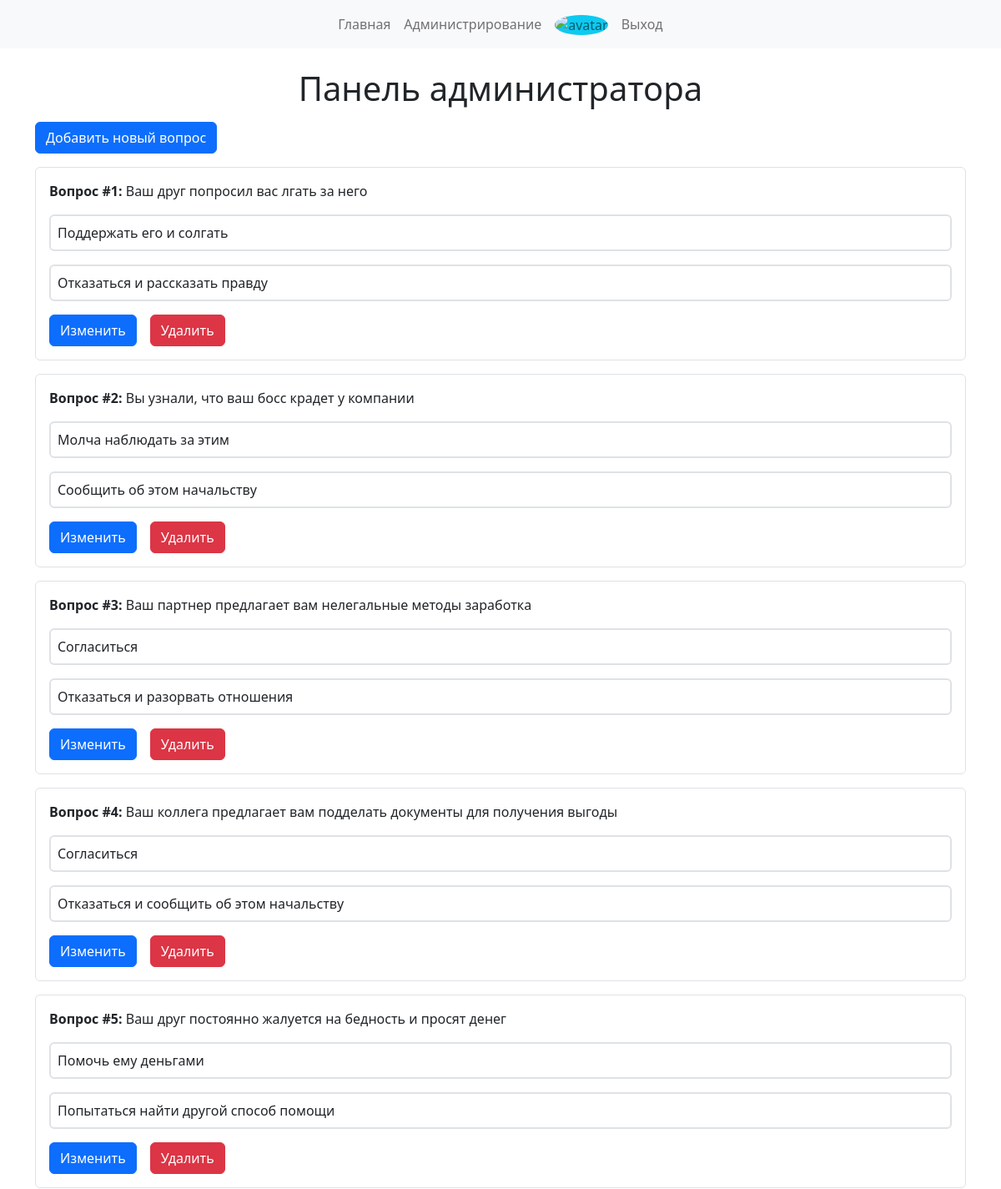
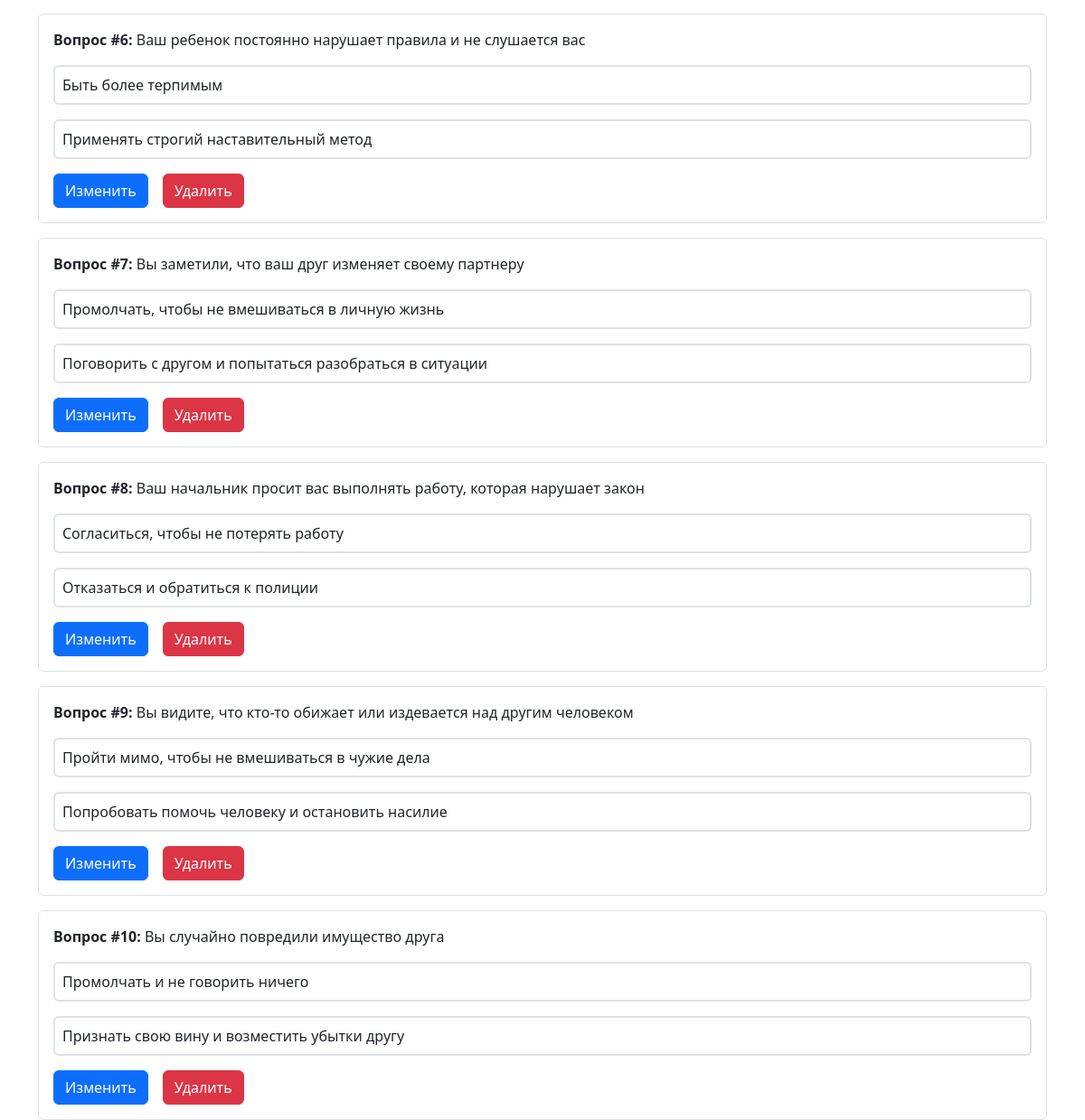
/admin (signed in), run on the app's committed database (2 pictures, top to bottom).
### data/questions.py (models this page shows)
class Question(SqlAlchemyBase, SerializerMixin):
    __tablename__ = "questions"
    id = sqlalchemy.Column(
        sqlalchemy.Integer, primary_key=True, autoincrement=True
    )
    text = sqlalchemy.Column(sqlalchemy.String, nullable=False)
    choice_1 = sqlalchemy.Column(sqlalchemy.String, nullable=False)
    choice_2 = sqlalchemy.Column(sqlalchemy.String, nullable=False)
    created_date = sqlalchemy.Column(
        sqlalchemy.DateTime, default=datetime.datetime.now
    )
    comments = orm.relationship(
        "Comment", back_populates="question", cascade="all, delete"
    )
    answers = orm.relationship(
        "Answer", back_populates="question", cascade="all, delete"
    )

### server.py (the view)
@app.route("/admin")
@login_required
def admin_panel():
    if not current_user.admin:
        abort(401)
    db_sess = db_session.create_session()
    questions = db_sess.query(Question).all()
    return render_template(
        "admin.html",
        title="Администрирование",
        questions=questions,
    )

### data/db_session.py (called while the page is built)
def create_session() -> Session:
    global __factory
    return __factory()

### server.py (called while the page is built)
@login_manager.user_loader
def load_user(user_id):
    db_sess = db_session.create_session()
    return db_sess.query(User).get(user_id)

### templates/admin.html (shortened to what this page needs)
{% extends "base.html" %} {% block main %}
<h1 class="text-center">Панель администратора</h1>
<div class="d-flex mt-3">
  <a href="/add/question" class="btn btn-primary">Добавить новый вопрос</a>
</div>
{% for question in questions %}
<div class="border rounded p-3 mt-3 question">
  <a href="/{{question.id}}" class="text-decoration-none text-dark">
    <p>
      <span class="fw-bold">Вопрос #{{question.id}}:</span>
      {{question.text}}
    </p>
    <p class="border border-2 rounded p-2">{{question.choice_1}}</p>
    <p class="border border-2 rounded p-2 mb-0">{{question.choice_2}}</p>
  </a>
  <div class="d-flex mt-3">
    <a href="/edit/question/{{question.id}}" class="btn btn-primary me-3"
      >Изменить</a
    >
    <a style="cursor: pointer;" class="btn btn-danger delete-question" question-id="{{question.id}}"
      >Удалить</a
    >
  </div>
</div>
{% endfor %} {% endblock %}

### data on the page
Question: id "1", text "Ваш друг попросил вас лгать за него", choice_1 "Поддержать его и солгать", choice_2 "Отказаться и рассказать правду"
Question: id "2", text "Вы узнали, что ваш босс крадет у компании", choice_1 "Молча наблюдать за этим", choice_2 "Сообщить об этом начальству"
Question: id "3", text "Ваш партнер предлагает вам нелегальные методы заработка", choice_1 "Согласиться", choice_2 "Отказаться и разорвать отношения"
Question: id "4", text "Ваш коллега предлагает вам подделать документы для получения выгоды", choice_1 "Согласиться", choice_2 "Отказаться и сообщить об этом начальству"
Question: id "5", text "Ваш друг постоянно жалуется на бедность и просят денег", choice_1 "Помочь ему деньгами", choice_2 "Попытаться найти другой способ помощи"
Question: id "6", text "Ваш ребенок постоянно нарушает правила и не слушается вас", choice_1 "Быть более терпимым", choice_2 "Применять строгий наставительный метод"
Question: id "7", text "Вы заметили, что ваш друг изменяет своему партнеру", choice_1 "Промолчать, чтобы не вмешиваться в личную жизнь", choice_2 "Поговорить с другом и попытаться разобраться в ситуации"
Question: id "8", text "Ваш начальник просит вас выполнять работу, которая нарушает закон", choice_1 "Согласиться, чтобы не потерять работу", choice_2 "Отказаться и обратиться к полиции"
Question: id "9", text "Вы видите, что кто-то обижает или издевается над другим человеком", choice_1 "Пройти мимо, чтобы не вмешиваться в чужие дела", choice_2 "Попробовать помочь человеку и остановить насилие"
Question: id "10", text "Вы случайно повредили имущество друга", choice_1 "Промолчать и не говорить ничего", choice_2 "Признать свою вину и возместить убытки другу"
